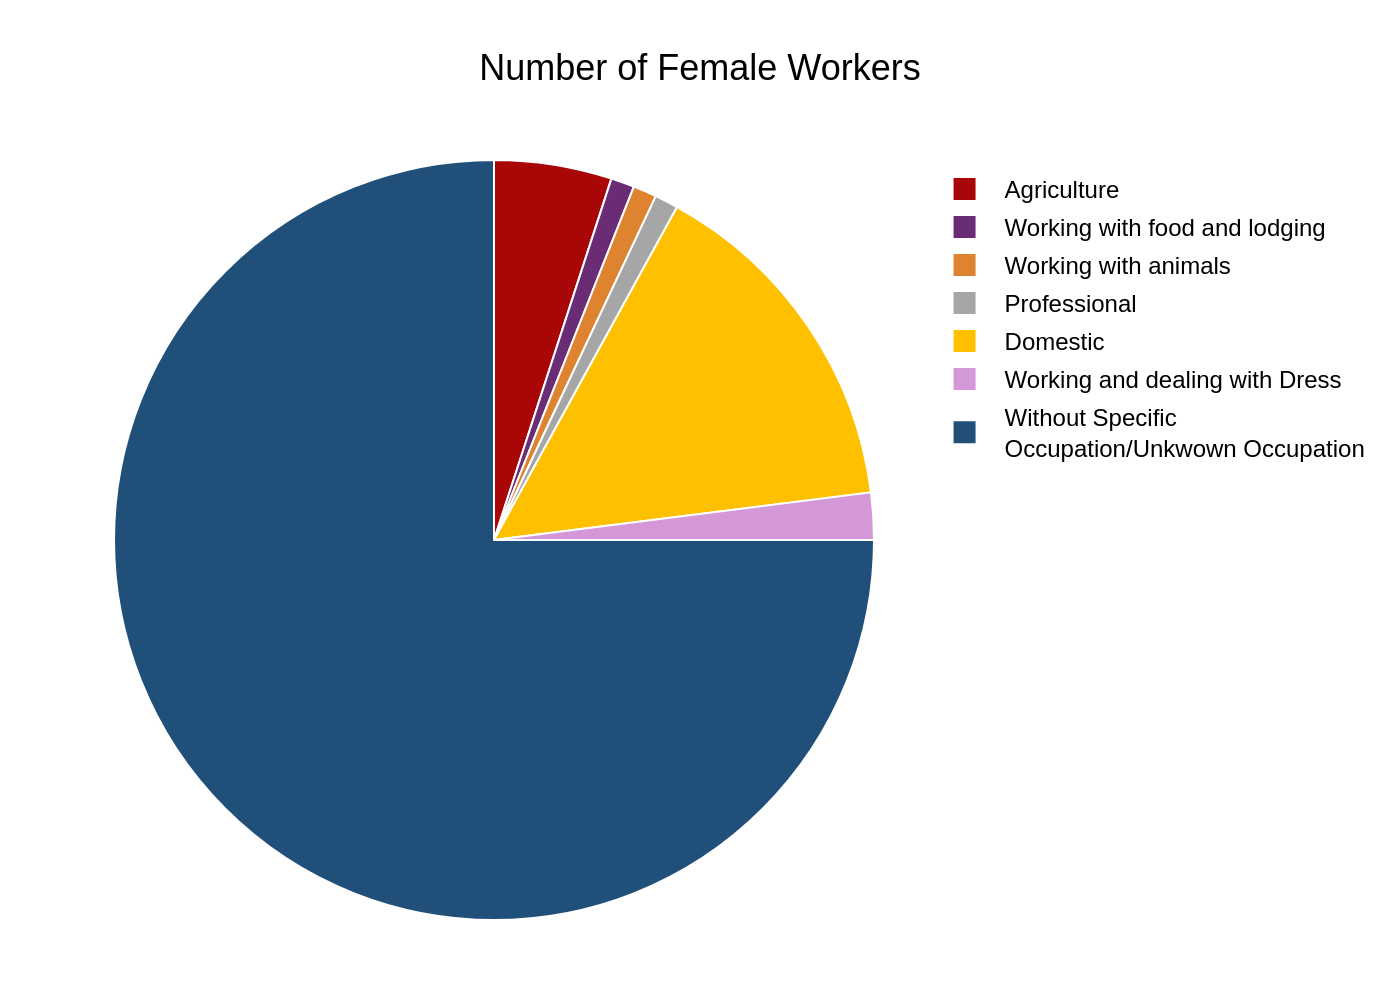

Recreate this plot in Python.
import sys
import json
import os
import plotly.graph_objects as go

# Check for command-line argument
if len(sys.argv) != 2:
    print("Usage: python generate_chart.py <path_to_json_file>")
    sys.exit(1)

json_path = sys.argv[1]

# Check if the JSON file exists
if not os.path.exists(json_path):
    print(f"Error: JSON file not found at '{json_path}'")
    sys.exit(1)

# Read data from the JSON file
try:
    with open(json_path, 'r', encoding='utf-8') as f:
        chart_details = json.load(f)
except json.JSONDecodeError:
    print(f"Error: Invalid JSON format in '{json_path}'")
    sys.exit(1)

# Extract data and texts from the JSON structure
chart_data = chart_details.get('chart_data', [])
texts = chart_details.get('texts', {})
colors = chart_details.get('colors', [])

labels = [item['category'] for item in chart_data]
values = [item['value'] for item in chart_data]

# Create the pie chart trace
pie_trace = go.Pie(
    labels=labels,
    values=values,
    marker=dict(colors=colors, line=dict(color='#FFFFFF', width=1)),
    hoverinfo='label+percent',
    textinfo='none',
    sort=False,  # This is crucial to preserve the order from the JSON file
    direction='clockwise'
)

# Create the figure
fig = go.Figure(data=[pie_trace])

# Update layout
title_text = texts.get('title')
fig.update_layout(
    title=dict(
        text=title_text if title_text else '',
        x=0.5,
        font=dict(
            family="Arial",
            size=18
        )
    ),
    font=dict(
        family="Arial",
        size=12,
        color="black"
    ),
    showlegend=True,
    paper_bgcolor='white',
    plot_bgcolor='white',
    margin=dict(t=80, b=40, l=40, r=40),
    width=800,
    height=550
)

# Generate the output filename from the input JSON path
base_filename = os.path.splitext(os.path.basename(json_path))[0]
output_filename = f"{base_filename}.png"

# Save the figure as a PNG image
try:
    fig.write_image(output_filename, scale=2)
    print(f"Chart saved as {output_filename}")
except Exception as e:
    print(f"Error saving image: {e}")
    sys.exit(1)
